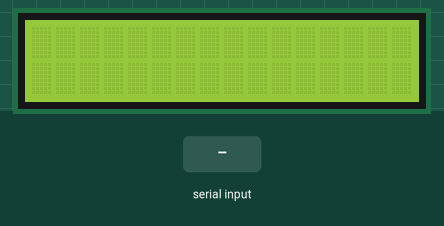
Recording of a sketch running on a simulated Arduino Uno, built with avr-gcc and run on an emulated ATmega328P. Shown: 16×2 character LCD. The inputs (shaded band) are chosen by the test bench.

Above: at 5.2 s.
5.3 s: "1" received over the second serial link
At 5.9 s:
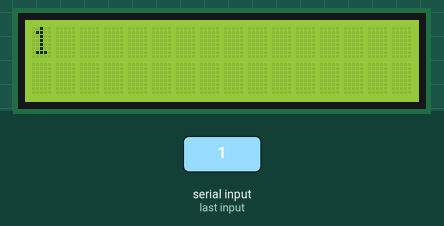
6.9 s: "0" received over the second serial link
At 8.2 s:
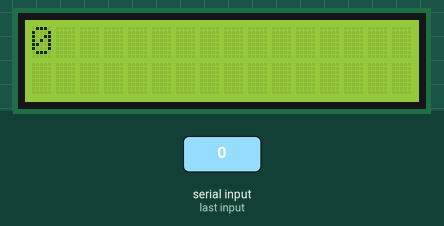
8.5 s: "2" received over the second serial link
At 9.6 s:
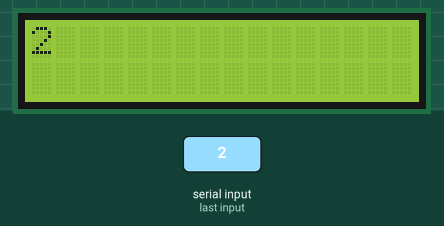
Timing chart, 0 to 11.5 s (numbered marks = the images above; inputs shaded):
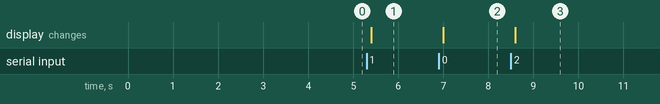

The sketch:

BluetoothDisplay.ino
```cpp
/*

  LiquidCrystal Library - BT Input

*/

#define RxD 5
#define TxD 6

// include the library code:
#include <LiquidCrystal.h>
#include <SoftwareSerial.h>

SoftwareSerial bt(RxD,TxD);

// initialize the library with the numbers of the interface pins
LiquidCrystal lcd(7, 8, 9, 10, 11, 12);


void setup()

{

  // set up the LCD's number of columns and rows:
  lcd.begin(16, 2);
  // Inicia la comunicacion BT:
  setupBlueToothConnection();

}

void loop()

{

  if (bt.available())
  {
    delay(100);
    lcd.clear();

    while (bt.available() > 0)
    {lcd.write(bt.read());}
  }

}

void setupBlueToothConnection()
{
 bt.begin(38400); //Set BluetoothBee BaudRate to default baud rate 38400
 bt.print("\r\n+STWMOD=0\r\n"); //set the bluetooth work in slave mode
 bt.print("\r\n+STNA=LCDarduino\r\n"); //set the bluetooth name as "SeeedBTSlave"
 bt.print("\r\n+STOAUT=1\r\n"); // Permit Paired device to connect me
 bt.print("\r\n+STAUTO=0\r\n"); // Auto-connection should be forbidden here
 delay(2000); // This delay is required.
 bt.print("\r\n+INQ=1\r\n"); //make the slave bluetooth inquirable
 Serial.println("The slave bluetooth is inquirable!");
 delay(2000); // This delay is required.
 bt.flush();
}
```

Measured:
- after the input at 5.3 s, the display: changes after 0.10 s (image 1)
- after the input at 6.9 s, the display: changes after 0.10 s (image 2)
- after the input at 8.5 s, the display: changes after 0.10 s (image 3)
